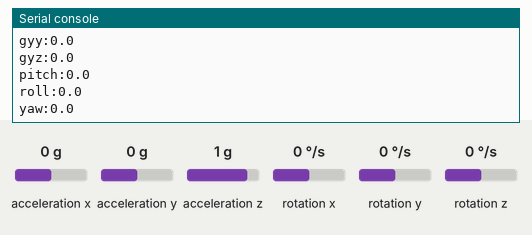
Bench run of a program on a simulated ESP32 board running MicroPython. On the bench: the last lines printed to the serial console. The inputs (shaded band) are chosen by the test bench; at power-on: acceleration x 0 g, acceleration y 0 g, acceleration z 1 g, rotation x 0 °/s, rotation y 0 °/s, rotation z 0 °/s. Library files of the repository ran but are not shown: mpu6050.py.

Above: at 1.2 s.
1.3 s: acceleration x set to -1.4 g
At 1.9 s:
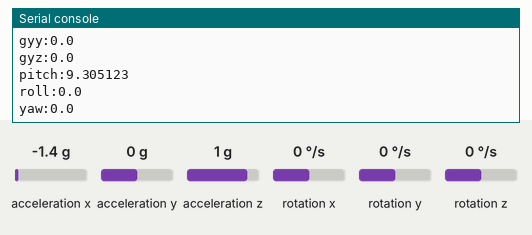
2.8 s: acceleration y set to -1.4 g
At 3.4 s:
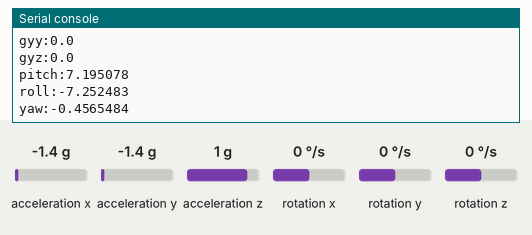
4.3 s: acceleration z set to -1.4 g
At 4.9 s:
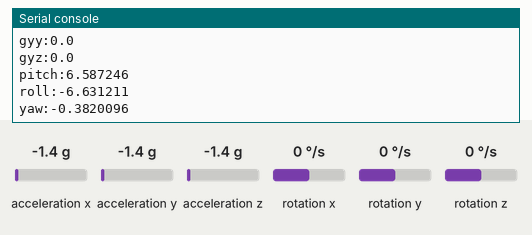
5.8 s: rotation x set to -192 °/s
At 6.4 s:
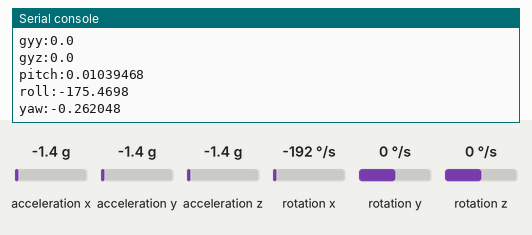
7.3 s: rotation y set to -192 °/s
At 7.9 s:
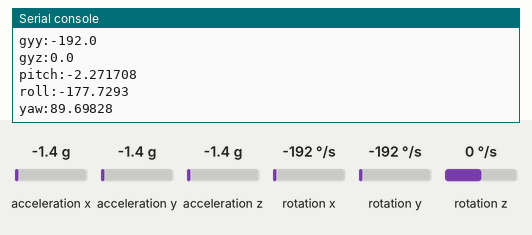
Timing chart, 0 to 9.8 s (numbered marks = the images above; inputs shaded):
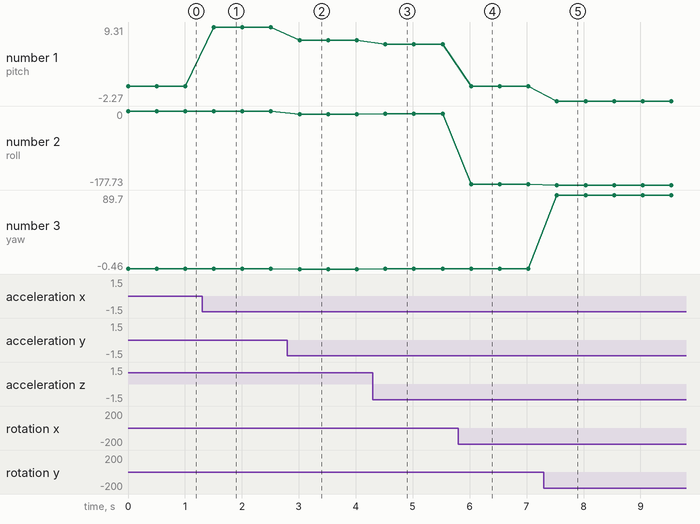

Measured:
- after the input at 1.3 s, the serial console: prints a new line after 0.21 s (image 1)
- after the input at 2.8 s, the serial console: prints a new line after 0.21 s (image 2)
- after the input at 4.3 s, the serial console: prints a new line after 0.22 s (image 3)
- after the input at 5.8 s, the serial console: prints a new line after 0.23 s (image 4)
- after the input at 7.3 s, the serial console: prints a new line after 0.23 s (image 5)
- plotted number 1: 0 → 9.31 after the input at 1.3 s, 9.31 → 7.2 after the input at 2.8 s, 7.2 → 6.59 after the input at 4.3 s, 6.59 → 0.01 after the input at 5.8 s, 0.01 → -2.27 after the input at 7.3 s
- plotted number 2: 0 → -7.25 after the input at 2.8 s, -7.25 → -6.63 after the input at 4.3 s, -6.63 → -175.47 after the input at 5.8 s, -175.47 → -177.73 after the input at 7.3 s
- plotted number 3: 0 → -0.46 after the input at 2.8 s, -0.46 → -0.38 after the input at 4.3 s, -0.38 → -0.26 after the input at 5.8 s, -0.26 → 89.7 after the input at 7.3 s

The program:

main.py
```python
import mpu6050
from machine import Pin,SoftI2C
import time
import math

i2c = SoftI2C(scl=Pin(2), sda=Pin(1))
Mpu = mpu6050.accel(i2c)

#求欧拉角
def IMUupdate(ax,ay,az,gx,gy,gz):
    global q0
    global q1
    global q2
    global q3
    global exInt
    global eyInt
    global ezInt
    # print(q0)

    #测量正常化
    norm = math.sqrt(ax*ax+ay*ay+az*az)
    #单元化
    ax = ax/norm
    ay = ay/norm
    az = az/norm

    #估计方向的重力
    vx = 2*(q1*q3 - q0*q2)
    vy = 2*(q0*q1 + q2*q3)
    vz = q0*q0 - q1*q1 - q2*q2 + q3*q3

    #错误的领域和方向传感器测量参考方向之间的交叉乘积的总和
    ex = (ay*vz - az*vy)
    ey = (az*vx - ax*vz)
    ez = (ax*vy - ay*vx)

    #积分误差比例积分增益
    exInt += ex*Ki
    eyInt += ey*Ki
    ezInt += ez*Ki

    #调整后的陀螺仪测量
    gx += Kp*ex + exInt
    gy += Kp*ey + eyInt
    gz += Kp*ez + ezInt

    #整合四元数
    q0 += (-q1*gx - q2*gy - q3*gz)*halfT
    q1 += (q0*gx + q2*gz - q3*gy)*halfT
    q2 += (q0*gy - q1*gz + q3*gx)*halfT
    q3 += (q0*gz + q1*gy - q2*gx)*halfT

    #正常化四元数
    norm = math.sqrt(q0*q0 + q1*q1 + q2*q2 + q3*q3)
    q0 /= norm
    q1 /= norm
    q2 /= norm
    q3 /= norm

    #获取欧拉角 pitch、roll、yaw
    pitch = math.asin(-2*q1*q3+2*q0*q2)*57.3
    roll = math.atan2(2*q2*q3+2*q0*q1,-2*q1*q1-2*q2*q2+1)*57.3
    yaw = math.atan2(2*(q1*q2 + q0*q3),q0*q0+q1*q1-q2*q2-q3*q3)*57.3
    return pitch,roll,yaw


while True:

    s = Mpu.get_values()#调用mpu6050方法，采集数据。

    ax=s.get('AcX')
    acx=ax/16384.0
    ay=s.get('AcY')
    acy=ay/16384.0
    az=s.get('AcZ')
    acz=az/16384.0

    gx=s.get('GyX')
    gyx = gx/131.0
    gy=s.get('GyY')
    gyy = gy/131.0
    gz=s.get('GyZ')
    gyz = gz/131.0

    Kp = 100 #比例增益控制加速度计/磁强计的收敛速度
    Ki = 0.002 #积分增益控制陀螺偏差的收敛速度
    halfT = 0.001 #采样周期的一半

        #传感器框架相对于辅助框架的四元数(初始化四元数的值)
    q0 = 1
    q1 = 0
    q2 = 0
    q3 = 0

        #由Ki缩放的积分误差项(初始化)
    exInt = 0
    eyInt = 0
    ezInt = 0

        #创建对象m，求欧拉角
    m = IMUupdate(ax,ay,az,gx,gy,gz)
        #从m元组中提取每个单独的数据
    pitch = m[0]
    roll = m[1]
    yaw = m[2]

    r = 'acx:'+str(acx)
    s = 'acy:'+str(acy)
    t = 'acz:'+str(acz)

    u = 'gyx:'+str(gyx)
    v = 'gyy:'+str(gyy)
    w = 'gyz:'+str(gyz)

    x = 'pitch:'+str(pitch)
    y = 'roll:'+str(roll)
    z = 'yaw:'+str(yaw)

    n = r+'\n'+s+'\n'+t+'\n'+u+'\n'+v+'\n'+w+'\n'+x+'\n'+y+'\n'+z
    print(n)


    time.sleep_ms(500)
 
```
